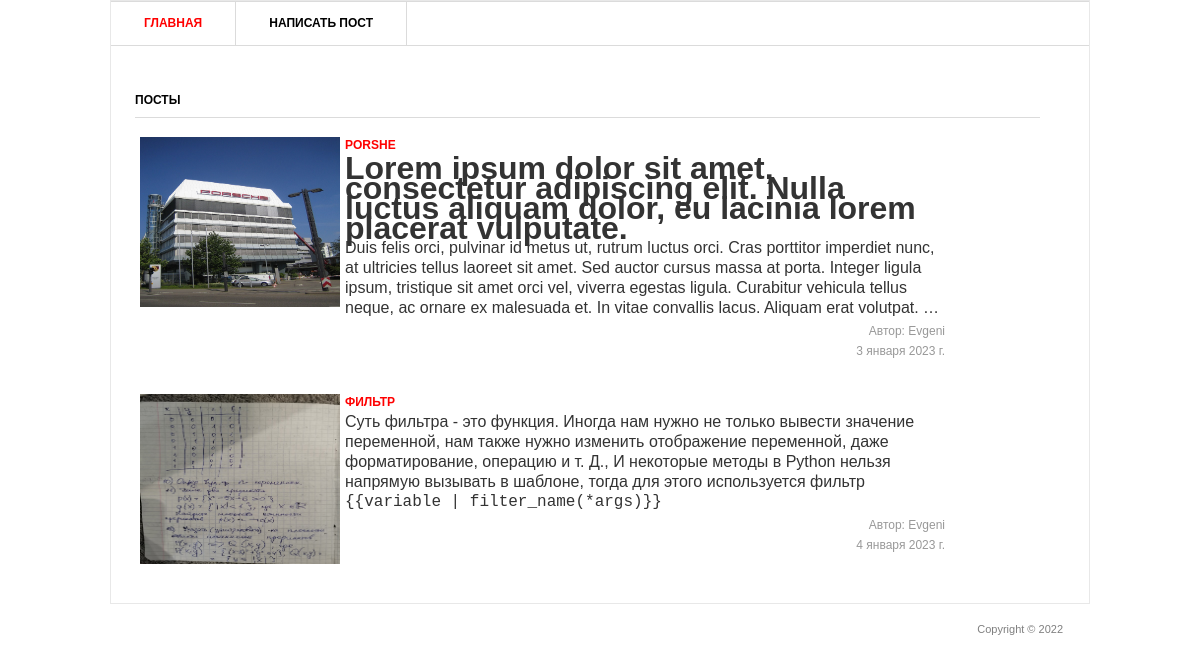
The page / on the database its author committed.
### blog/models.py (models this page shows, shortened)
class Post(models.Model):
    title = models.CharField('Заголовок', max_length=100)
    content = models.TextField('Контент поста')
    author = models.CharField('Автор', max_length=20)
    date = models.DateField('Дата публикации')
    img = models.ImageField('Изображение', upload_to='image/%Y')
    class Meta:
        verbose_name = 'Запись'
        verbose_name_plural = 'Записи'

### blog/views.py (the view)
# urls.py: path('', views.PostView.as_view()),
class PostView(View):
    def get(self, request):
        posts = Post.objects.all()
        return render(request, 'blog/blog.html', {'post_list' : posts})

### templates/blog/blog.html (shortened to what this page needs)
{% load static %}
<!DOCTYPE>
<html >
<head>
	<link rel="stylesheet" href="{% static 'css/style.css'%}" type="text/css" media="all" />
</head>
<body>
<div class="shell">
	<div class="border">
		<div id="navigation">
			<ul>
			    <li><a href="/" class="active">Главная</a></li>
			    <li><a href="/admin">Написать пост</a></li>
			</ul>
		</div>
		<div id="main">
			<div id="content" class="left">
				<div class="projects">
					<h3>Посты</h3>
					{% for post in post_list %}
					<div class="item">
						<div class="image left">
							<a href="{{post.img.url}}"><img src="{{post.img.url}}" alt="" width="200px" height="170px" /></a>
						</div>
						<div class="text left">
							<h4><a href="{{ post.id }}">{{post.title}}</a></h4>
							<p>{{post.content|truncatewords:70|safe }}</p>
							<p class="date">Автор:  {{post.author}}<br>{{post.date}}</p>
						</div>
					</div>
					{% endfor %}
				</div>
			</div>
		</div>
	</div>
	<div id="footer">
		<p class="copy right">Copyright &copy;  2022 </p>
	</div>
</div>
</body>
</html>

### static/css/style.css (style rules this page uses)
* { margin: 0; padding: 0; outline:0; }
body { font-size: 16px; line-height: 20px; font-family: Georgia, Arial, Helvetica, Sans-Serif; color: #333; background: url() repeat 0 0; }
a { color: #ff0000; text-decoration: none; cursor:pointer; }
a img { border: 0; }
.left, .alignleft { float: left; display: inline; }
.right, .alignright { float: right; display: inline; }
.shell { width: 980px; margin: 0 auto; }
.border { border: 1px solid #e8e8e8; background: #fff; position: relative; }
#navigation { height: 43px; border-top: 1px solid #dbdbdb; border-bottom: 1px solid #dbdbdb; }
#navigation ul { list-style: none; }
#navigation ul li { float: left; height: 43px; border-right: 1px solid #dbdbdb; font-size: 12px; line-height: 43px; font-weight: bold; text-transform: uppercase; }
#navigation ul li a { float: left; height: 43px; color: #000; padding: 0 33px; }
#navigation ul li a:hover, #navigation ul li a.active { color: #ff0000; text-decoration: none; }
#main { width: 932px; padding: 37px 24px 17px 24px; }
#main h3 { font-size: 12px; line-height: 15px; color: #000; text-transform: uppercase; border-bottom: 1px solid #dbdbdb; padding: 0 0 9px 0; }
#content { width: 905px; }
.projects { padding: 10px 0 0 0; }
.projects h3 { margin: 0 0 17px 0; }
.projects .item { margin: 0 0 28px 0; }
.projects .image { width: 183px; height: 111px; border: 0px solid #dbdbdb; padding: 2px; margin: 0 20px 0 3px; }
.projects .text { width: 600px; }
.projects .text h4 { font-size: 12px; line-height: 15px; color: #333; text-transform: uppercase; padding: 3px 0 2px 0; }
.projects .text p { padding: 0 0 3px 0; }
#footer { font-family: Arial, sans-serif; font-size: 11px; line-height: 14px; color: #7f7f7f; padding: 18px 27px 20px 38px; }
.date { text-align: right; font-size: 12px; opacity: 50%; }

### rows shown on the page
Post: img (picture), title "PORSHE", content "Lorem ipsum dolor sit amet, consectetur adipiscing elit. Nulla luctus aliquam dolor, eu lacinia lorem placerat vulputate. Duis felis orci, pulvinar id metus ut, rutrum luctus orci. Cras porttitor imperdiet nunc, at ultricies tellus laoreet sit amet. Sed auctor cursus massa at porta. Integer ligula ipsum, tristique sit amet orci vel, viverra egestas ligula. Curabitur vehicula tellus neque, ac ornare ex malesuada et. In vitae convallis lacus. Aliquam erat volutpat. …", author "Evgeni", date "3 января 2023 г."
Post: img (picture), title "ФИЛЬТР", content "Суть фильтра - это функция. Иногда нам нужно не только вывести значение переменной, нам также нужно изменить отображение переменной, даже форматирование, операцию и т. Д., И некоторые методы в Python нельзя напрямую вызывать в шаблоне, тогда для этого используется фильтр {{variable | filter_name(*args)}}", author "Evgeni", date "4 января 2023 г."
